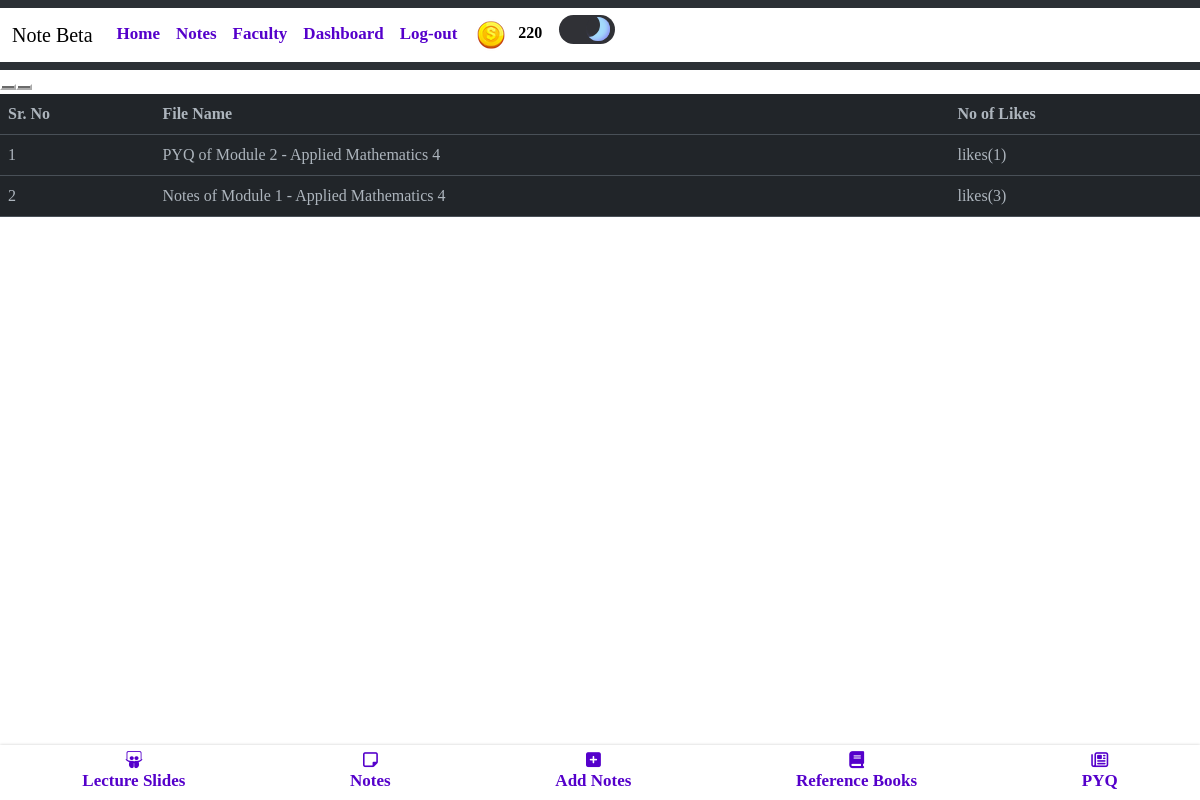
The app's page /noteslikes (signed in), older data.
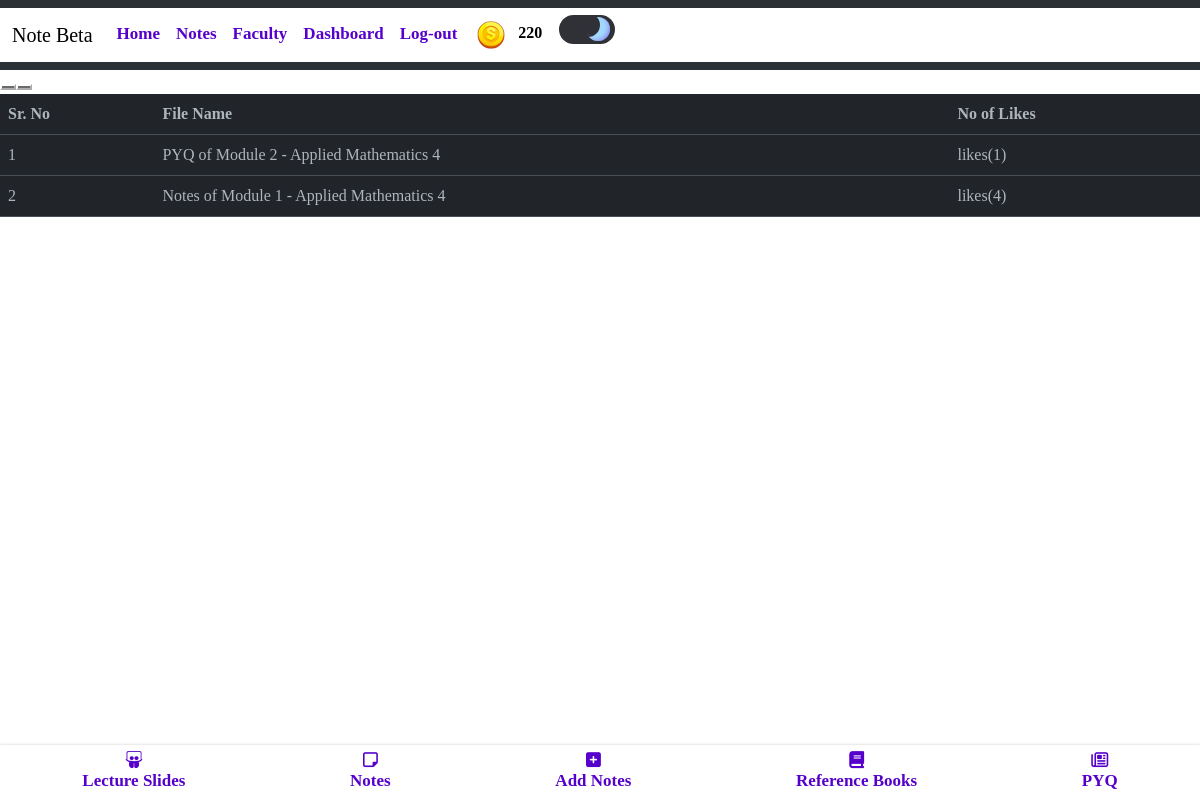
The same page, newer data.
### blogapp/models.py (models this page shows, shortened)
class Notes(models.Model):
    typ = (
        ('Assignment','Assignment'),
        ('Experiment','Experiment'),
        ('Notes','Notes'),
        ('ReferenceBook','Reference Book'),
        ('LectureSlides','Lecture Slides'),
        ('PYQ','PYQ'),
    )
    mods = (
        ('1','1'),
        ('2','2'),
        ('3','3'),
        ('4','4'),
        ('5','5'),
        ('6','6'),
    )
    desc = models.TextField(max_length=500,null=True,blank=True)
    mod = models.CharField(max_length=5,choices=mods,null=True,blank=True)
    file = models.FileField(upload_to='notes/')
    author = models.ForeignKey(UserAccount,on_delete=models.CASCADE)
    status = models.BooleanField(default=False)
    likes = models.ManyToManyField(UserAccount,related_name="notes_like",default=0)
    views = models.PositiveIntegerField(default=0)
    buy=models.ManyToManyField(UserAccount,related_name="buy_notes")
    typeN = models.CharField(max_length=50,null=True,blank=True,choices=typ)
    docid = models.CharField(max_length=300,null=True,blank=True)
    sub =  models.ForeignKey(Subject,on_delete=models.CASCADE,null=True,blank=True)
    slug = AutoSlugField(populate_from = 'sub',unique=True,null=True,default=None)
    nDetail = models.CharField(max_length=100,null=True,blank=True)

class Subject(models.Model):
    name = models.CharField(max_length=50)
    teacher = models.CharField(max_length=50)
    teacherurl = models.CharField(max_length=300,null=True,blank=True)
    img = models.ImageField(upload_to='subImage/',null=True,blank=True)
    def __str__(self):
        return self.name

### blogapp/views.py (the view)
# urls.py: path('noteslikes', views.notes_likes, name='noteslikes'),
@login_required(login_url='/login/')
def notes_likes(request):
    user = request.user
    notes = Notes.objects.filter(author=user,status=True)
    notes_with_likes = []
    for note in notes:
        num_likes = note.likes.count()
        notes_with_likes.append((note, num_likes))
    context = {
        'notes':notes,
        'notes_with_likes': notes_with_likes,
        'num_likes':num_likes
    }
    return render(request, 'main/noteslikes.html', context)

### templates/main/noteslikes.html (shortened to what this page needs)
{% extends 'index.html' %}
{% load static %}
{% block content %}
<link rel="stylesheet" href="{% static 'css/noteslikes.css' %}" />
<div>
  <table class="table table-hover">
    <thead>
      <tr style="color:black">
        <th scope="col">Sr. No</th>
        <th scope="col">File Name</th>
        <th scope="col">No of Likes</th>
      </tr>
    </thead>
    <tbody style="color:black">
      {% for note, num_likes in notes_with_likes %}
      <tr>
        <td scope="row">{{forloop.counter}}</td>
        <td>{{note.typeN}} of Module {{note.mod}} - {{note.sub}}</td>
        <button class="card-link" class="btn btn-success">
          <td>likes({{ num_likes }})</td>
        </button>
      </tr>
      {% endfor %}
    </tbody>
  </table>
</div>
 {% endblock %}

Row changes from the older to the newer data that the page shows:
changed Notes "Notes": sub "3" → "4"
